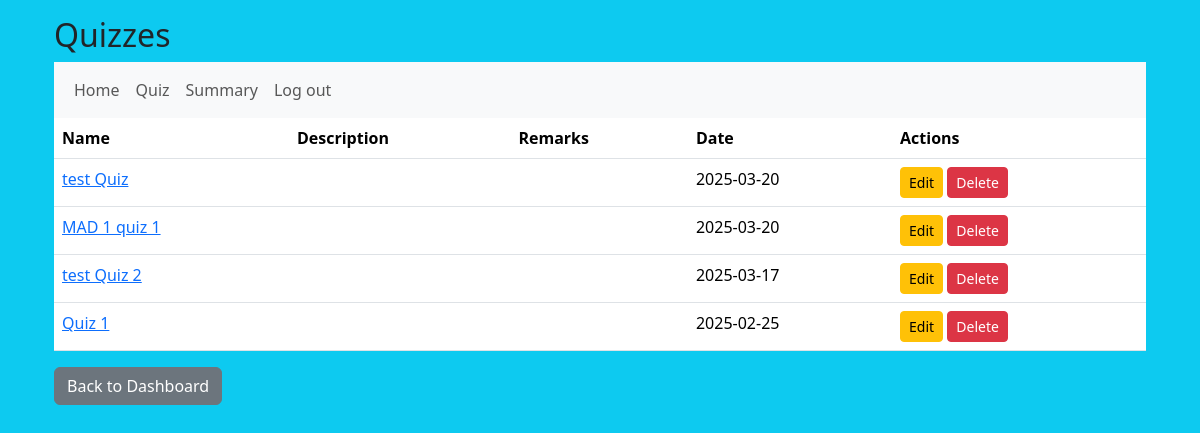
Screenshot of /admin/quiz/show (signed in) with the database file from the repository.
### models/models.py (models this page shows)
class Quiz(db.Model):
    __tablename__ = "quizzes"
    id = db.Column(db.Integer, primary_key=True, autoincrement=True)
    chapter_id = db.Column(db.Integer, db.ForeignKey('chapters.id'), nullable=False)
    name = db.Column(db.String(50), nullable=False)
    description = db.Column(db.Text)
    remarks = db.Column(db.Text)
    date_of_quiz = db.Column(db.Date)
    chapter = db.relationship('Chapter', back_populates='quizzes')
    questions = db.relationship('Question', back_populates='quiz',cascade="all, delete-orphan")
    scores = db.relationship('Score', back_populates='quiz',cascade="all, delete-orphan")

### controllers/controllers.py (the view)
@controllers.route('/admin/quiz/show')
def quiz_show():
    if not check_role('admin'):
        flash('You are not allowed here')
        return redirect(url_for('controllers.login'))
    quizzes = Quiz.query.all()
    return render_template('admin_quiz.html',quizzes=quizzes)

### controllers/controllers.py (called while the page is built)
def check_role(role):
    if 'user_id' in session and session['role']==role:
        return True
    return False

### templates/admin_quiz.html
{% extends 'layout.html' %}
{% block body %}
    <div class="container">
        <h2>Quizzes</h2>
        <nav class="navbar navbar-expand-sm bg-light">
            <div class="container-fluid">
                <ul class="navbar-nav">
                    <li class="nav-item">
                        <a class="nav-link" href="{{url_for('controllers.admin_dashboard')}}">Home</a>
                    </li>
                    <li>
                        <a class="nav-link" href ="{{url_for('controllers.quiz_show')}}">Quiz</a>
                    </li>
                    <li>
                        <a class="nav-link" href ="{{url_for('controllers.summary_show')}}">Summary</a>
                    </li>
                    <li>
                        <a class="nav-link" href ="{{url_for('controllers.logout')}}">Log out</a>
                    </li>
                </ul>
            </div>
        </nav>
        <table class="table">
            <thead>
            <tr>
                <th>Name</th>
                <th>Description</th>
                <th>Remarks</th>
                <th>Date</th>
                <th>Actions</th>
            </tr>
            </thead>
            <tbody>
            {% for quiz in quizzes %}
                <tr>
                    <td>
                        <a href="{{ url_for('controllers.quiz_show_detail', id=quiz.id) }}">{{ quiz.name }}</a>
                    </td>
                    <td>{{ quiz.description }}</td>
                    <td>{{ quiz.remarks }}</td>
                    <td>{{ quiz.date_of_quiz }}</td>
                    <td>
                        <a href="{{url_for('controllers.quiz_edit',id=quiz.id)}}"class="btn btn-sm btn-warning">Edit</a>
                         <form method="POST" action="{{ url_for('controllers.quiz_delete', id=quiz.id) }}" style="display: inline;">
                            <button type="submit" class="btn btn-sm btn-danger">Delete</button>
                        </form>
                    </td>
                </tr>
            {% else %}
                <tr>
                    <td colspan="5">No quizzes found.</td>
                </tr>
            {% endfor %}
            </tbody>
        </table>
        <a href="{{ url_for('controllers.admin_dashboard') }}" class="btn btn-secondary">Back to Dashboard</a>
    </div>
{% endblock %}

### rows the page displays
Quiz: name "test Quiz", date_of_quiz "2025-03-20"
Quiz: name "MAD 1 quiz 1", date_of_quiz "2025-03-20"
Quiz: name "test Quiz 2", date_of_quiz "2025-03-17"
Quiz: name "Quiz 1", date_of_quiz "2025-02-25"
